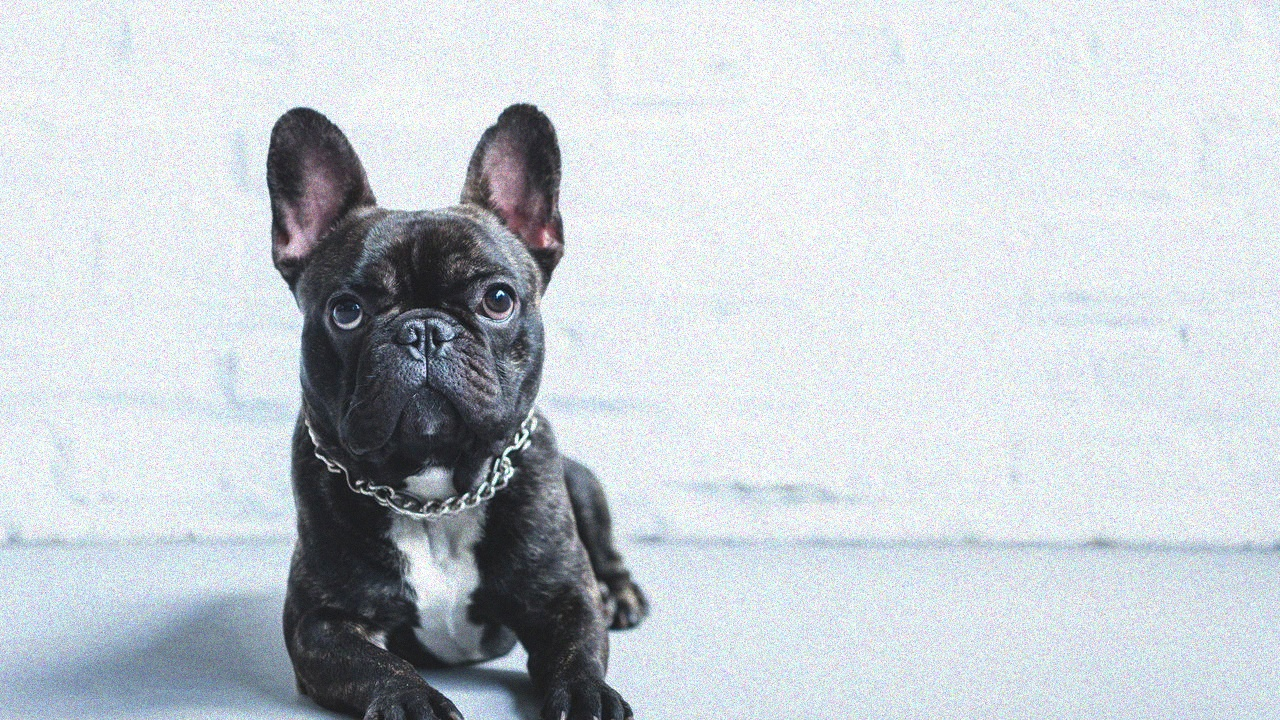
#> input picture images/input/dog.png, 1280 x 720 px, found by its file name
$ python threshold.py
#> lines starting #> are read from the running program, lines starting #| are printed output that depends on the picture
#> in main, image is the input picture: shape (720, 1280, 3); mean B, G, R 210, 204.3, 197.7
### src/turtle_draw/turtle_draw/vision/grayscale.py
import cv2
import numpy as np
import matplotlib.pyplot as plt


def rgb_to_grayscale(image):
    """
    Converte uma imagem RGB para escala de cinza
    Fórmula:
    Gray = 0.299R + 0.587G + 0.114B
    """

    # Separa os canais
    red = image[:, :, 0]
    green = image[:, :, 1]
    blue = image[:, :, 2]

    # Aplica fórmula de luminância
    grayscale = (
        0.299 * red +
        0.587 * green +
        0.114 * blue
    )

    return grayscale.astype(np.uint8)


# [20 lines left out: function main, not called in this run]


# [2 lines that do not run on import are left out]

### src/turtle_draw/turtle_draw/vision/convolution.py
import numpy as np
import matplotlib.pyplot as plt
import cv2

from turtle_draw.vision.grayscale import (
    rgb_to_grayscale
)


def apply_convolution(image, kernel):
    """
    Aplica convolução manual em uma imagem
    """

    # Dimensões da imagem
    image_height, image_width = image.shape
#> image_height = 720; image_width = 1280

    # Dimensões do kernel
    kernel_height, kernel_width = kernel.shape

    # Calcula padding
    pad_h = kernel_height // 2
    pad_w = kernel_width // 2

    # Cria imagem com padding
    padded_image = np.pad(
        image,
        ((pad_h, pad_h), (pad_w, pad_w)),
        mode='constant'
    )

    # Cria saída vazia
    output = np.zeros_like(image)

    # Percorre pixels da imagem
    for y in range(image_height):

        for x in range(image_width):

            # Extrai região local
            region = padded_image[
                y:y + kernel_height,
                x:x + kernel_width
            ]

            # Multiplicação elemento a elemento
            value = np.sum(region * kernel)

            # Salva resultado
            output[y, x] = value

    return output


# [33 lines left out: function main, not called in this run]


# [2 lines that do not run on import are left out]

### src/turtle_draw/turtle_draw/vision/sobel.py
import cv2
import numpy as np
import matplotlib.pyplot as plt

from turtle_draw.vision.grayscale import (
    rgb_to_grayscale)
from turtle_draw.vision.blur import (
    apply_blur
)
from turtle_draw.vision.convolution import (
    apply_convolution)


def apply_sobel(image):
    """
    Aplica operador Sobel manual.
    """

    # Kernel Sobel X
    sobel_x = np.array([
        [-1, 0, 1],
        [-2, 0, 2],
        [-1, 0, 1]
    ])

    # Kernel Sobel Y
    sobel_y = np.array([
        [-1, -2, -1],
        [ 0,  0,  0],
        [ 1,  2,  1]
    ])

    # Gradiente horizontal
    gx = apply_convolution(image, sobel_x).astype(np.float32)
#> after the loop in apply_convolution (call 2), `for y in range(image_height):`:
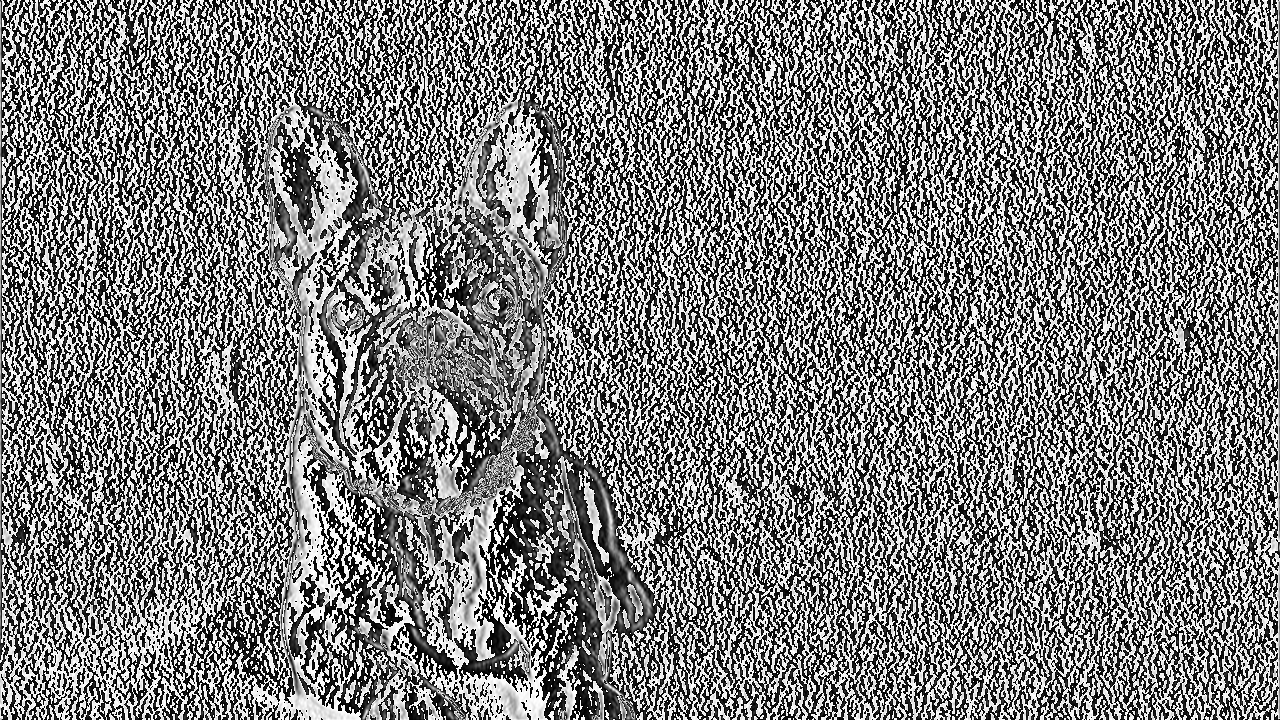
#> output: shape (720, 1280); min 0, max 255, mean 125.5
    # Gradiente vertical
    gy = apply_convolution(image, sobel_y).astype(np.float32)
#> after the loop in apply_convolution (call 3), `for y in range(image_height):`:
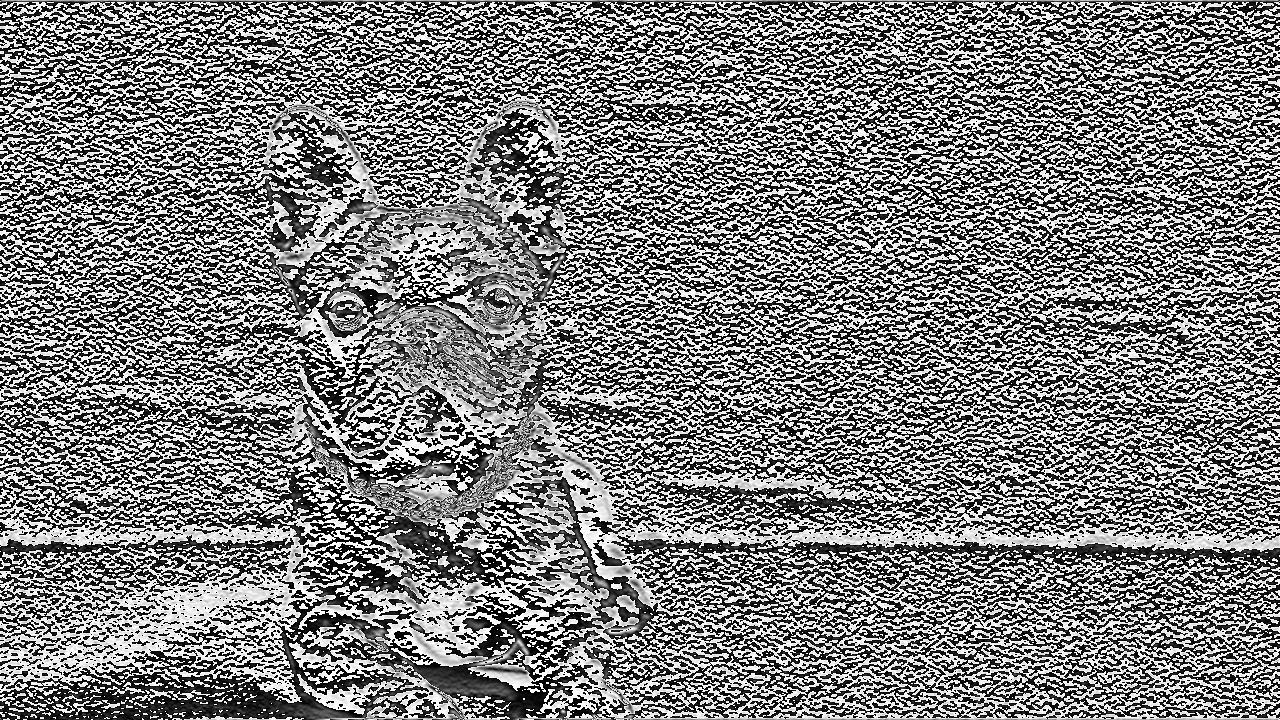
#> output: shape (720, 1280); min 0, max 255, mean 126.2

    # Magnitude do gradiente
    gradient_magnitude = np.sqrt(gx**2 + gy**2)
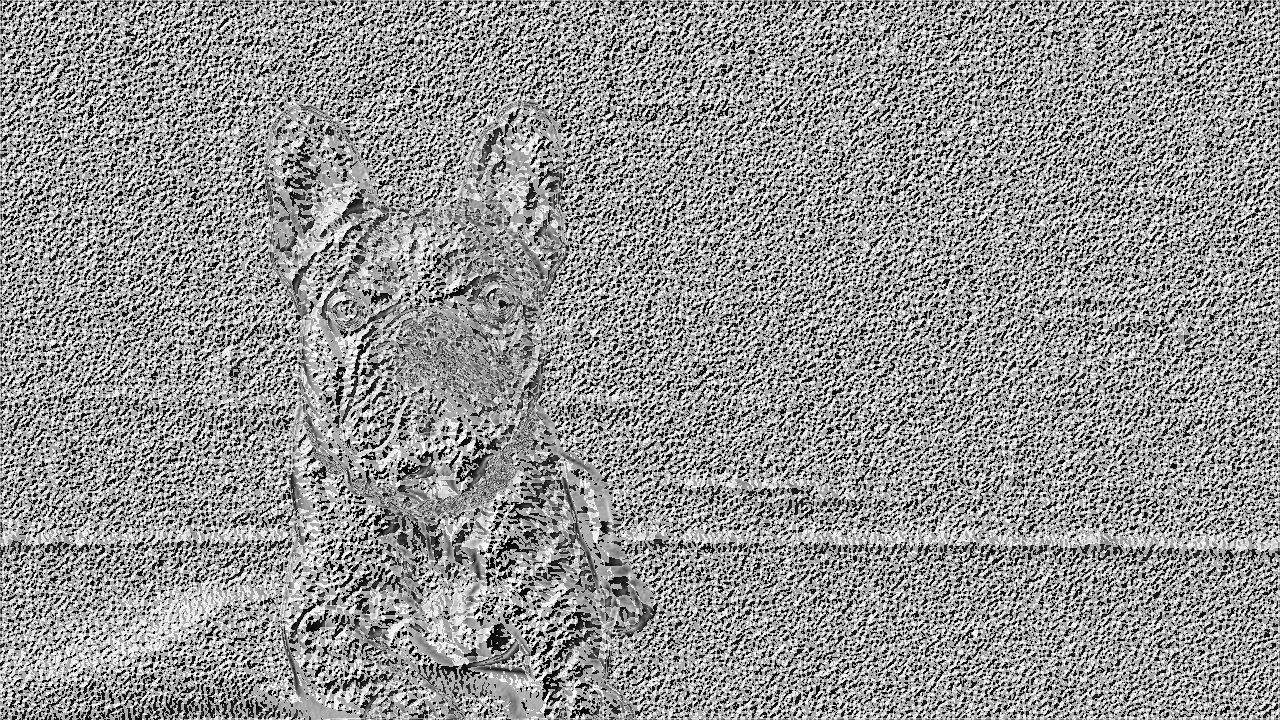
#> gradient_magnitude: shape (720, 1280) float32; min 0, max 360.6, mean 208.8; drawn with min black and max white

    # Normaliza para 0-255
    gradient_magnitude = (
        gradient_magnitude / gradient_magnitude.max()
    ) * 255

    return gradient_magnitude.astype(np.uint8)


# [36 lines left out: function main, not called in this run]


# [2 lines that do not run on import are left out]

### src/turtle_draw/turtle_draw/vision/blur.py
import cv2
import numpy as np
import matplotlib.pyplot as plt

from turtle_draw.vision.grayscale import (
    rgb_to_grayscale
)
from turtle_draw.vision.convolution import (
    apply_convolution
)


def apply_blur(image):
    """
    Aplica blur manual usando convolução
    """

    # Kernel de média 3x3
    kernel = np.array([
        [1, 1, 1],
        [1, 1, 1],
        [1, 1, 1]
    ]) / 9

    # Aplica convolução
    blurred = apply_convolution(image, kernel)

    return blurred


# [28 lines left out: function main, not called in this run]


# [2 lines that do not run on import are left out]

### src/turtle_draw/turtle_draw/vision/threshold.py
import cv2
import numpy as np
import matplotlib.pyplot as plt

from turtle_draw.vision.grayscale import (
    rgb_to_grayscale)
from turtle_draw.vision.blur import (
    apply_blur
)
from turtle_draw.vision.sobel import (
    apply_sobel
)


def apply_threshold(image, threshold=140):
    """
    Aplica threshold binário manual.
    """

    # Cria imagem vazia
    binary_image = np.zeros_like(image)

    # Pixels maiores que threshold viram branco
    binary_image[image >= threshold] = 255

    return binary_image


def main():

    # Carrega imagem
    image = cv2.imread("images/input/dog.png")
    if image is None:
        raise FileNotFoundError(
        "Imagem não encontrada em images/input/dog.png"
    )

    # BGR -> RGB
    image = cv2.cvtColor(image, cv2.COLOR_BGR2RGB)

    # Pipeline
    gray = rgb_to_grayscale(image)

    blurred = apply_blur(gray)

    sobel = apply_sobel(blurred)

    binary = apply_threshold(sobel, threshold=100)
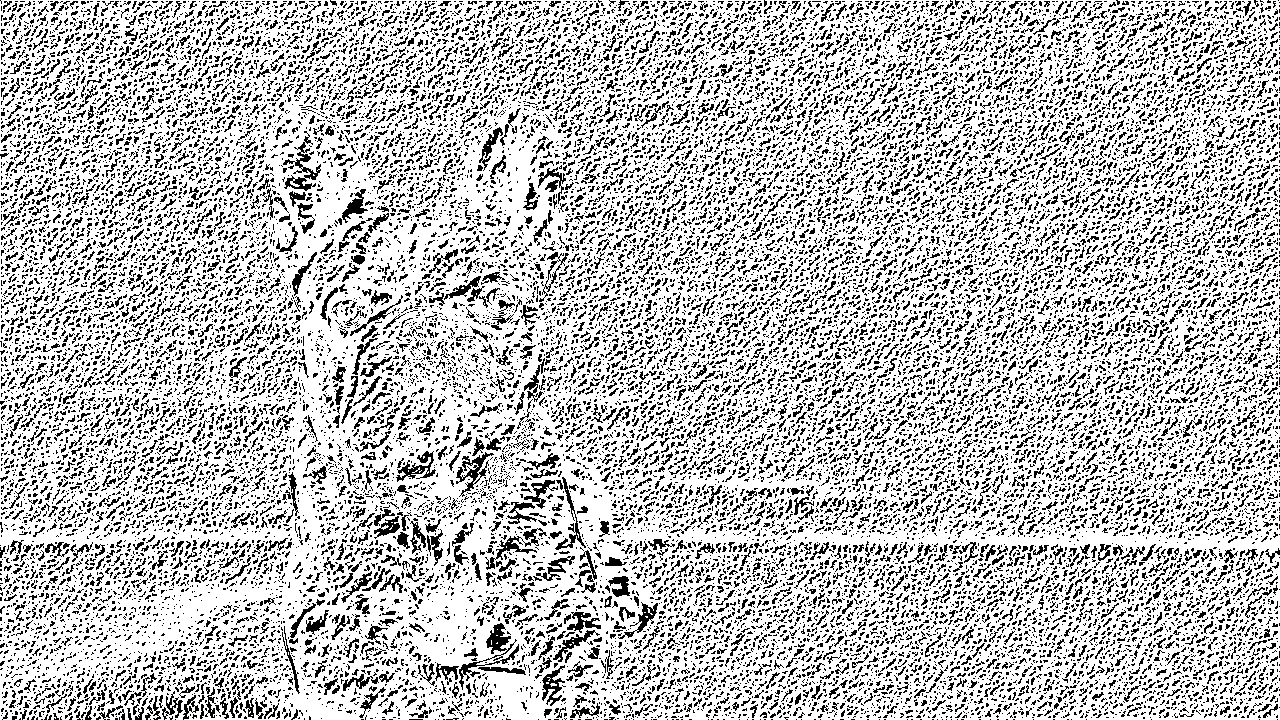
#> binary: shape (720, 1280); 74.4% white; black in thin lines or dots

    # Exibição
    plt.figure(figsize=(20, 5))

    plt.subplot(1, 4, 1)
    plt.imshow(gray, cmap='gray')
    plt.title("Grayscale")
    plt.axis("off")

    plt.subplot(1, 4, 2)
    plt.imshow(blurred, cmap='gray')
    plt.title("Blur")
    plt.axis("off")

    plt.subplot(1, 4, 3)
    plt.imshow(sobel, cmap='gray')
    plt.title("Sobel")
    plt.axis("off")

    plt.subplot(1, 4, 4)
    plt.imshow(binary, cmap='gray')
    plt.title("Threshold")
    plt.axis("off")

    plt.show()

    print(
    "Valor mínimo:",
    np.min(binary)
    )
#| Valor mínimo: 0

    print(
    "Valor máximo:",
    np.max(binary)
    )
#| Valor máximo: 255


if __name__ == "__main__":
    main()
